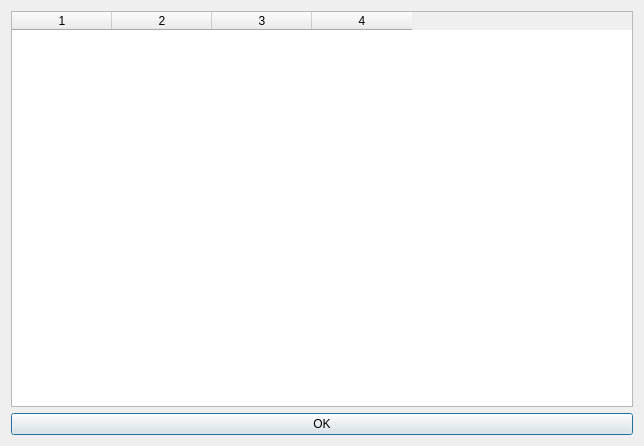
<?xml version="1.0" encoding="UTF-8"?>
<ui version="4.0">
 <class>GroupRanks</class>
 <widget class="QDialog" name="GroupRanks">
  <property name="geometry">
   <rect>
    <x>0</x>
    <y>0</y>
    <width>644</width>
    <height>446</height>
   </rect>
  </property>
  <property name="windowTitle">
   <string>Dialog</string>
  </property>
  <layout class="QGridLayout" name="gridLayout">
   <item row="0" column="0">
    <widget class="QTableWidget" name="tableWidget">
     <property name="columnCount">
      <number>4</number>
     </property>
     <column/>
     <column/>
     <column/>
     <column/>
    </widget>
   </item>
   <item row="1" column="0">
    <widget class="QPushButton" name="pushButton">
     <property name="text">
      <string>OK</string>
     </property>
    </widget>
   </item>
  </layout>
 </widget>
 <resources/>
 <connections/>
</ui>
